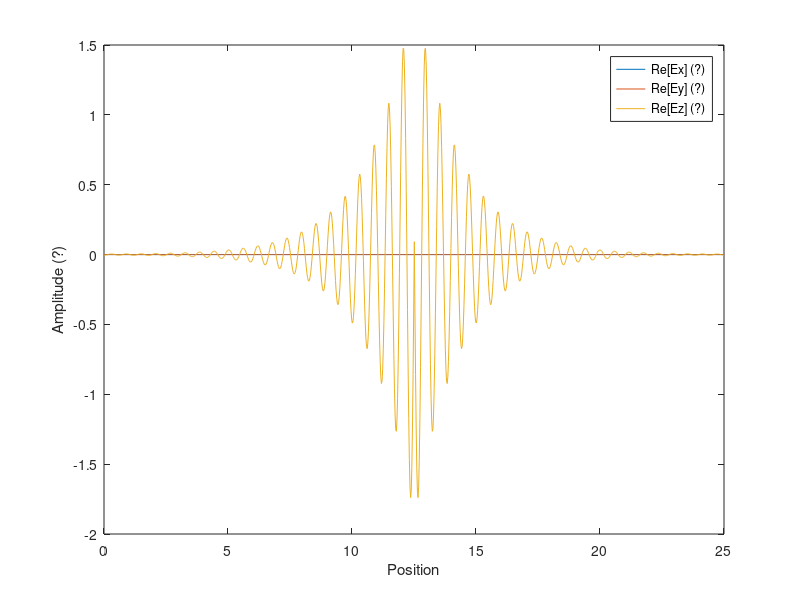
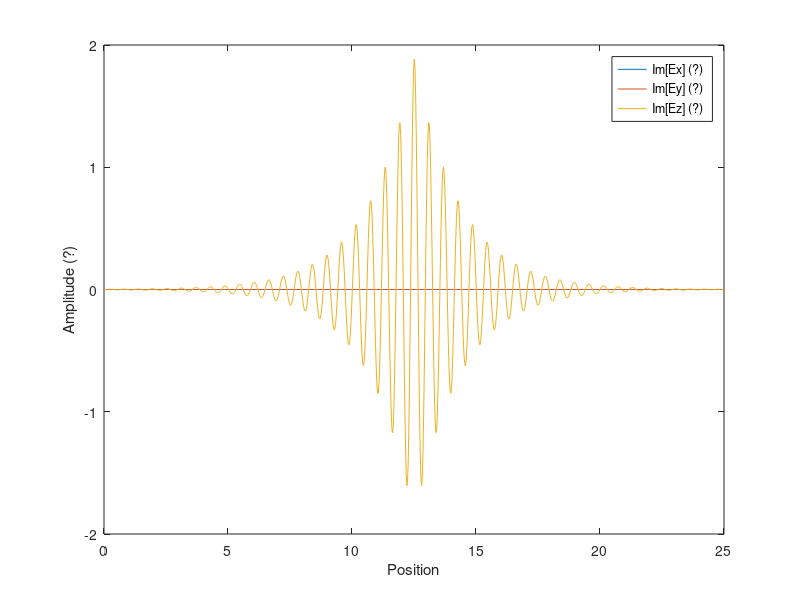

Recreate these plots in MATLAB, in order.
%--------------------------------%
% time independent wave solver   %
% V X V X E = k0^2.K.E           %
% rlbarnett c3149416 210917      %
%--------------------------------%

%--
% constants
mu0 = 4.0*pi*1.0e-7;
eps0 = 8.85e-12;
c0 = 1.0/sqrt(eps0*mu0);

%--
% magnetic field (tesla)
B0 = 0.0;

%--
% driver freq
freq = 51.0e7;
om = 2.0*pi*freq;
nu = 0.05*om;
om = om + (1i*nu);
k0 = om/c0;
wavel0 = (2*pi)/k0;

%--
% define wavenumbers ky and kz (/m); use values given in van eester section IV?? No
% others mentioned
ky = 0.0;
kz = 0.0;

%--
% spatial domain
npts = 1000;
dx = 0.025;
xmin = 0.0;
% xmax = 10.0;
xmax = npts*dx;
% npts = ((xmax - xmin)/dx);
xax = linspace(xmin,xmax,npts);
% dx = (xmax - xmin)/(npts - 1);

%--
% density -- set to zero for vacuum case
N0 = 0.0;

%--
% electron constants
e = -1.6022e-19;
me = 9.11e-31;

%--
% ion constants (95% D, 5% H)
qd = abs(e);
mp = 1.67e-27;
md = 2.0*mp;

qh = abs(e);
mh = mp;

%-- 
% cyclotron frequencies
om_ce = e*B0/me;
om_cd = qd*B0/md;
om_ch = qh*B0/mh;

%--
% rotation matrix
alpha = 0.01;
beta = 1.57;

r11 = cos(beta)*cos(alpha);
r12 = cos(beta)*sin(alpha);
r13 = -sin(beta);
r21 = -sin(alpha);
r22 = cos(alpha);
r23 = 0.0;
r31 = sin(beta)*cos(alpha);
r32 = sin(beta)*sin(alpha);
r33 = cos(beta);

r = [[r11, r12, r13]
     [r21, r22, r23]
     [r31, r32, r33]];
 
r_para = r(3,:);
Bvec = B0*r_para;

%--
% electron calcs; density, plasma frequency
Ne = N0;
om_pe = sqrt(Ne*e^2/(me*eps0));

%--
% ion calcs (95% D, 5% H); density, plasma frequency
Nd = 0.95*N0;
om_pd = sqrt(Nd*qd^2/(md*eps0));
Nh = 0.05*N0;
om_ph = sqrt(Nh*qh^2/(mh*eps0));

%--
% cold plasma dielectric tensor elements
s = 1.0 - om_pe^2/(om^2 - om_ce^2) - om_pd^2/(om^2 - om_cd^2) - om_ph^2/(om^2 - om_ch^2);
d = om_ce*om_pe^2/(om*(om^2 - om_ce^2)) + om_cd*om_pd^2/(om*(om^2 - om_cd^2)) + om_ch*om_ph^2/(om*(om^2 - om_ch^2));
p = 1.0 - om_pe^2/om^2 - om_pd^2/om^2 - om_ph^2/om^2;

%--
% cold plasma delectric tensor
cpdt = [[s, -1i*d, 0.0]
        [1i*d, s, 0.0]
        [0.0, 0.0, p]];
    
% cpdt_rot = r'*cpdt*r;
    
%--
% set up rhs matrix (multiples E field)

% syms ky kz k0 dx
% cpdt = sym('R%d%d',[3,3]);

waveeq_mat = zeros(3*npts, 3*npts);
% waveeq_mat = sym('O%d%d', [3*npts,3*npts]);
ii = 1;

for eq1=1:3:3*npts
    
    eq2 = eq1+1;
    eq3 = eq2+1;
    
    iiex = ii;
    iiey = ii+1;
    iiez = ii+2;
    iiexm = iiex - 3;
    iieym = iiey - 3;
    iiezm = iiez - 3;
    iiexp = iiex + 3;
    iieyp = iiey + 3;
    iiezp = iiez + 3;

    %--
    % set up periodic boundary conditions
    if ((iiexm) & (iieym) & (iiezm)) <= 0
        iiexm = 3*npts + iiexm;
        iieym = 3*npts + iieym;
        iiezm = 3*npts + iiezm;
    end
    
    %--
    % this loop doesn't work if it's set up like the previous one???
    if ((iiexp)) >= (3*npts)
        iiexp = iiexp - 3*npts;
        iieyp = iieyp - 3*npts;
        iiezp = iiezp - 3*npts;
    end          
    
    %--
    % fill matrix
    waveeq_mat(eq1,iiexm) = 0.0;
    waveeq_mat(eq1,iieym) = -1i*ky;
    waveeq_mat(eq1,iiezm) = -1i*kz;
    waveeq_mat(eq1,iiex) = 2.0*dx*(ky^2 + kz^2 - k0^2*cpdt(1,1));
    waveeq_mat(eq1,iiey) = -2.0*dx*k0^2*cpdt(1,2);
    waveeq_mat(eq1,iiez) = -2.0*dx*k0^2*cpdt(1,3);
    waveeq_mat(eq1,iiexp) = 0.0;
    waveeq_mat(eq1,iieyp) = 1i*ky;
    waveeq_mat(eq1,iiezp) = 1i*kz;
    
    waveeq_mat(eq2,iiexm) = -1i*ky*(dx/2.0);
    waveeq_mat(eq2,iieym) = -1.0;
    waveeq_mat(eq2,iiezm) = 0.0;
    waveeq_mat(eq2,iiex) = -dx^2*k0^2*cpdt(2,1);
    waveeq_mat(eq2,iiey) = dx^2*(kz^2 - k0^2*cpdt(2,2)) + 2.0;
    waveeq_mat(eq2,iiez) = -dx^2*(ky*kz + k0^2*cpdt(2,3));
    waveeq_mat(eq2,iiexp) = 1i*ky*(dx/2.0);
    waveeq_mat(eq2,iieyp) = -1.0;
    waveeq_mat(eq2,iiezp) = 0.0;
    
    waveeq_mat(eq3,iiexm) = -1i*kz*(dx/2.0);
    waveeq_mat(eq3,iieym) = 0.0;
    waveeq_mat(eq3,iiezm) = -1.0;
    waveeq_mat(eq3,iiex) = -dx^2*k0^2*cpdt(3,1);
    waveeq_mat(eq3,iiey) = -dx^2*(ky*kz + k0^2*cpdt(3,2));
    waveeq_mat(eq3,iiez) = dx^2*(ky^2 - k0^2*cpdt(3,3)) + 2.0;
    waveeq_mat(eq3,iiexp) = 1i*kz*(dx/2.0);
    waveeq_mat(eq3,iieyp) = 0.0;
    waveeq_mat(eq3,iiezp) = -1.0;
    
    ii = ii + 3;

end

%--
% set up rhs vector
rhs = zeros(3*npts,1);
rhs((3*npts/2)+1) = 0.0;
rhs((3*npts/2)+2) = 0.0;
rhs((3*npts/2)+3) = 1.0;

%--
% calculation solution as waveeq_mat^-1*rhs
%-- COMMENT OUT IF DOING SYMBOLIC MATRIX --%
sol = (waveeq_mat)\rhs;

%----------------------plots-----------------------%
figure(1)
plot(xax, real(sol(1:3:3*npts)))

hold on

plot(xax, real(sol(2:3:3*npts)))
plot(xax, real(sol(3:3:3*npts)))
xlabel('Position')
ylabel('Amplitude (?)')
legend('Re[Ex] (?)', 'Re[Ey] (?)', 'Re[Ez] (?)')

hold off

figure(2)
plot(xax, imag(sol(1:3:3*npts)))

hold on

plot(xax, imag(sol(2:3:3*npts)))
plot(xax, imag(sol(3:3:3*npts)))
xlabel('Position')
ylabel('Amplitude (?)')
legend('Im[Ex] (?)', 'Im[Ey] (?)', 'Im[Ez] (?)')

hold off


























